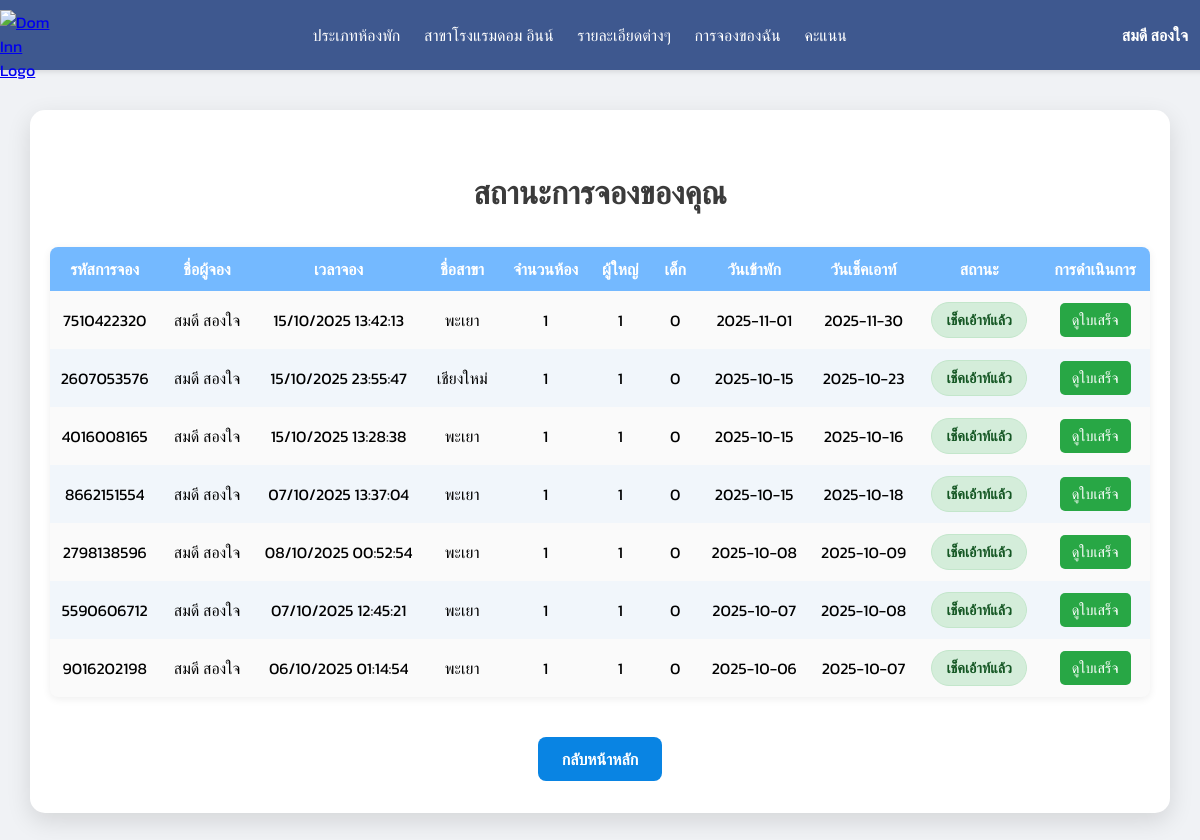
The app's page /PHP/booking_status_pending.php (signed in) with its own data.
### tables this page shows
CREATE TABLE `reservation` (
  `Reservation_Id` varchar(10) NOT NULL,
  `Guest_name` varchar(100) DEFAULT NULL,
  `Number_of_rooms` int(2) DEFAULT NULL,
  `Booking_time` datetime DEFAULT NULL,
  `Number_of_adults` int(1) DEFAULT NULL,
  `Number_of_children` int(1) DEFAULT NULL,
  `Booking_date` date DEFAULT NULL,
  `Check_out_date` date DEFAULT NULL,
  `Email_Admin` varchar(30) DEFAULT NULL,
  `Province_Id` varchar(2) DEFAULT NULL,
  `Email_member` varchar(30) DEFAULT NULL,
  `Booking_status_Id` varchar(5) DEFAULT NULL,
  `stars` decimal(2,1) DEFAULT NULL,
  `comment` text DEFAULT NULL,
  `Receipt_Id` int(10) DEFAULT NULL,
  `Total_price` int(100) NOT NULL,
  `rating_timestamp` datetime DEFAULT NULL
);

CREATE TABLE `province` (
  `Province_Id` varchar(2) NOT NULL,
  `Province_name` varchar(50) DEFAULT NULL,
  `Region_Id` varchar(2) DEFAULT NULL,
  `Address` varchar(255) NOT NULL,
  `Phone` varchar(20) NOT NULL
);

CREATE TABLE `booking_status` (
  `Booking_status_Id` varchar(5) NOT NULL,
  `Booking_status_name` varchar(300) DEFAULT NULL
);

### PHP/booking_status_pending.php (the view, shortened to what this page needs)
<?php
include 'db.php';
$conn->set_charset("utf8");
$email_member = $_SESSION['email'] ?? '';
$sql = "SELECT r.Reservation_Id, r.Guest_name, r.Booking_time, r.Number_of_rooms,
               r.Number_of_adults, r.Number_of_children,
               r.Booking_date, r.Check_out_date, r.Booking_status_Id, r.Total_price, r.Receipt_Id,
               b.Booking_status_name,
               p.Province_name
        FROM reservation r
        LEFT JOIN booking_status b ON r.Booking_status_Id = b.Booking_status_Id
        LEFT JOIN province p ON r.Province_Id = p.Province_Id
        WHERE r.Email_member = ?
        ORDER BY r.Booking_date DESC";
$stmt = $conn->prepare($sql);
$stmt->bind_param('s', $email_member);
$stmt->execute();
$result = $stmt->get_result();
$bookings = [];
while ($row = $result->fetch_assoc()) {
  $bookings[] = $row;
}
$First_name = $_SESSION['First_name'] ?? '';
$Last_name = $_SESSION['Last_name'] ?? '';
$full_name = trim($First_name . ' ' . $Last_name);
?>
<!DOCTYPE html>
<html lang="th">
<head>
  <link rel="stylesheet" href="../CSS/css/ino.css" />
  <link rel="stylesheet" href="https://cdnjs.cloudflare.com/ajax/libs/font-awesome/6.0.0-beta3/css/all.min.css"
 />
</head>
<body>
    <header>
      <section class="logo">
        <a href="./home.php">
          <img src="../src/images/4.png" width="50" height="50" alt="Dom Inn Logo" />
        </a>
      </section>
      <nav>
        <a href="./index-type.php">ประเภทห้องพัก</a>
        <a href="./branchs.php">สาขาโรงแรมดอม อินน์</a>
        <a href="./detailsm.php">รายละเอียดต่างๆ</a>
        <a href="./booking_status_pending.php">การจองของฉัน</a>
        <a href="./score.php">คะแนน</a>
      </nav>
          <?php if ($full_name && $full_name !== ' '): ?>
      <div class="user-display">
        <a href="profile.php" class="profile-link"><?= htmlspecialchars($full_name) ?></a>
      </div>
    <?php endif; ?>
    </header>
  <div class="container">
    <h2>สถานะการจองของคุณ</h2>
    <?php if (count($bookings) === 0): ?>
      <div class="no-booking">ไม่มีรายการจอง</div>
    <?php else: ?>
      <table>
        <thead>
          <tr>
            <th>รหัสการจอง</th>
            <th>ชื่อผู้จอง</th>
            <th>เวลาจอง</th>
            <th>ชื่อสาขา</th>
            <th>จำนวนห้อง</th>
            <th>ผู้ใหญ่</th>
            <th>เด็ก</th>
            <th>วันเข้าพัก</th>
            <th>วันเช็คเอาท์</th>
            <th>สถานะ</th>
            <th>การดำเนินการ</th>
          </tr>
        </thead>
        <tbody>
          <?php foreach ($bookings as $b): ?>
            <tr>
              <td><?= htmlspecialchars($b['Reservation_Id']) ?></td>
              <td><?= htmlspecialchars($b['Guest_name']) ?></td>
              <td><?= htmlspecialchars(date('d/m/Y H:i:s', strtotime($b['Booking_time']))) ?></td>
              <td><?= htmlspecialchars($b['Province_name'] ?? 'ไม่ระบุ') ?></td>
              <td><?= htmlspecialchars($b['Number_of_rooms']) ?></td>
              <td><?= htmlspecialchars($b['Number_of_adults']) ?></td>
              <td><?= htmlspecialchars($b['Number_of_children']) ?></td>
              <td><?= htmlspecialchars($b['Booking_date']) ?></td>
              <td><?= htmlspecialchars($b['Check_out_date']) ?></td>
              <td>
                <span class="status s<?= htmlspecialchars($b['Booking_status_Id']) ?>">
                  <?= htmlspecialchars($b['Booking_status_name'] ?? 'ไม่ทราบ') ?>
                </span>
              </td>
              <td>
                <?php
                if ($b['Booking_status_Id'] == 1):
                ?>
                  <a href="payment.php?reservation_id=<?= htmlspecialchars($b['Reservation_Id']) ?>" class="action-button">ชำระเงิน</a>
                <?php
                elseif (($b['Booking_status_Id'] == 3 || $b['Booking_status_Id'] == 6 || $b['Booking_status_Id'] == 7) && !empty($b['Receipt_Id'])):
                ?>
                  <a href="receipt_details.php?receipt_id=<?= htmlspecialchars($b['Receipt_Id']) ?>" target="_blank" class="action-button view-receipt">ดูใบเสร็จ</a>
                <?php
                elseif ($b['Booking_status_Id'] == 2):
                ?>
                  <span class="action-button disabled">รอการตรวจสอบ</span>
                <?php else:
                ?>
                  <span class="action-button disabled">ไม่มี</span>
                <?php endif; ?>
              </td>
            </tr>
          <?php endforeach; ?>
        </tbody>
      </table>
    <?php endif; ?>
    <div style="text-align:center;">
      <a href="home.php" class="back-btn">กลับหน้าหลัก</a>
    </div>
  </div>
</body>
</html>

### CSS/css/ino.css (style rules this page uses)
body { font-family: Arial, sans-serif; margin: 0; padding: 0; }
header { display: flex; justify-content: space-between; align-items: center; background: #3e588f; padding: 10px 20px; }
nav a { margin: 0 10px; text-decoration: none; color: white; }
.user-display { color: white; font-weight: bold; font-size: 16px; }
.logo { max-width: 50px; height: 50px; }

### PHP/booking_status_pending.php (style rules this page uses)
body { font-family: 'Kanit', sans-serif; margin: 0; padding: 0; background-color: #f0f2f5; display: flex; flex-direction: column; align-items: center; min-height: 100vh; }
header { width: 100%; box-shadow: 0 2px 5px rgba(0,0,0,0.1); z-index: 100; position: sticky; top: 0; }
.container { max-width: 1600px; margin: 40px auto; background: #fff; border-radius: 15px; box-shadow: 0 8px 24px rgba(0, 0, 0, 0.12); padding: 32px 20px; width: 95%; box-sizing: border-box; }
h2 { text-align: center; color: #3b3b3b; margin-bottom: 30px; font-size: 2rem; }
table { width: 100%; border-collapse: collapse; margin-bottom: 20px; background: #fafafa; border-radius: 8px; overflow: hidden; box-shadow: 0 2px 8px rgba(0, 0, 0, 0.07); }
th, td { padding: 10px 10px; text-align: center; font-size: 1rem; white-space: nowrap; vertical-align: middle; }
th:nth-child(1), td:nth-child(1) { width: 100px; }
th:nth-child(2), td:nth-child(2) { width: 140px; }
th:nth-child(3), td:nth-child(3) { width: 150px; }
th:nth-child(4), td:nth-child(4) { width: 120px; }
th:nth-child(5), td:nth-child(5) { width: 90px; }
th:nth-child(6), td:nth-child(6) { width: 80px; }
th:nth-child(7), td:nth-child(7) { width: 80px; }
th:nth-child(8), td:nth-child(8) { width: 120px; }
th:nth-child(9), td:nth-child(9) { width: 120px; }
th:nth-child(10), td:nth-child(10) { width: 150px; }
th:nth-child(11), td:nth-child(11) { width: 150px; }
th { background: #74b9ff; color: #fff; }
tr:nth-child(even) { background: #f1f6fb; }
.status { padding: 6px 14px; border-radius: 20px; font-weight: 700; display: inline-block; font-size: 0.9rem; }
.s7 { background: #d4edda; color: #155724; border: 1px solid #c3e6cb; }
.back-btn { display: inline-block; padding: 10px 24px; background: #0984e3; color: #fff; border-radius: 8px; text-decoration: none; font-weight: 600; transition: 0.3s; margin-top: 20px; }
.action-button { display: inline-block; padding: 6px 12px; background-color: #007bff; color: white; border: none; border-radius: 5px; cursor: pointer; text-decoration: none; font-size: 0.9rem; transition: background-color 0.2s; margin: 2px 0; }
.action-button.view-receipt { background-color: #28a745; }
.profile-link, .profile-link:visited { text-decoration: none; color: #ffffff; padding: 8px 12px; border-radius: 5px; transition: background-color 0.3s ease; }

### records on screen
reservation: Reservation_Id "7510422320", Guest_name "สมดี สองใจ", Booking_time "15/10/2025 13:42:13", Province_Id.Province_name "พะเยา", Number_of_rooms "1", Number_of_adults "1", Number_of_children "0", Booking_date "2025-11-01", Check_out_date "2025-11-30", Booking_status_Id.Booking_status_name "เช็คเอ้าท์แล้ว"
reservation: Reservation_Id "2607053576", Guest_name "สมดี สองใจ", Booking_time "15/10/2025 23:55:47", Province_Id.Province_name "เชียงใหม่", Number_of_rooms "1", Number_of_adults "1", Number_of_children "0", Booking_date "2025-10-15", Check_out_date "2025-10-23", Booking_status_Id.Booking_status_name "เช็คเอ้าท์แล้ว"
reservation: Reservation_Id "4016008165", Guest_name "สมดี สองใจ", Booking_time "15/10/2025 13:28:38", Province_Id.Province_name "พะเยา", Number_of_rooms "1", Number_of_adults "1", Number_of_children "0", Booking_date "2025-10-15", Check_out_date "2025-10-16", Booking_status_Id.Booking_status_name "เช็คเอ้าท์แล้ว"
reservation: Reservation_Id "8662151554", Guest_name "สมดี สองใจ", Booking_time "07/10/2025 13:37:04", Province_Id.Province_name "พะเยา", Number_of_rooms "1", Number_of_adults "1", Number_of_children "0", Booking_date "2025-10-15", Check_out_date "2025-10-18", Booking_status_Id.Booking_status_name "เช็คเอ้าท์แล้ว"
reservation: Reservation_Id "2798138596", Guest_name "สมดี สองใจ", Booking_time "08/10/2025 00:52:54", Province_Id.Province_name "พะเยา", Number_of_rooms "1", Number_of_adults "1", Number_of_children "0", Booking_date "2025-10-08", Check_out_date "2025-10-09", Booking_status_Id.Booking_status_name "เช็คเอ้าท์แล้ว"
reservation: Reservation_Id "5590606712", Guest_name "สมดี สองใจ", Booking_time "07/10/2025 12:45:21", Province_Id.Province_name "พะเยา", Number_of_rooms "1", Number_of_adults "1", Number_of_children "0", Booking_date "2025-10-07", Check_out_date "2025-10-08", Booking_status_Id.Booking_status_name "เช็คเอ้าท์แล้ว"
reservation: Reservation_Id "9016202198", Guest_name "สมดี สองใจ", Booking_time "06/10/2025 01:14:54", Province_Id.Province_name "พะเยา", Number_of_rooms "1", Number_of_adults "1", Number_of_children "0", Booking_date "2025-10-06", Check_out_date "2025-10-07", Booking_status_Id.Booking_status_name "เช็คเอ้าท์แล้ว"

### other values on screen
$full_name "สมดี สองใจ"
